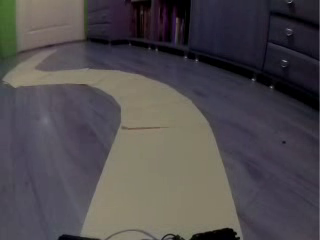
#> input picture frame 23 of ai/cv/data/output.mp4, 320 x 240 px
$ python colorPickerScript.py
#> lines starting #> are read from the running program, lines starting #| are printed output that depends on the picture; after the words box and inside, x2 and y2 are one past the last pixel; in counts of white or black regions, pixels touching at a corner belong together
import cv2
import numpy as np
import time

frameWidth = 320
frameHeight = 240
cap = cv2.VideoCapture(1)
cap.set(3, frameWidth)
cap.set(4, frameHeight)


def empty(a):
    pass


cv2.namedWindow("HSV")
cv2.resizeWindow("HSV", frameWidth, frameHeight // 2)
cv2.createTrackbar("HUE Min", "HSV", 0, 179, empty)
#> slider 'HUE Min' is set to 35
cv2.createTrackbar("HUE Max", "HSV", 179, 179, empty)
cv2.createTrackbar("SAT Min", "HSV", 0, 255, empty)
#> slider 'SAT Min' is set to 51
cv2.createTrackbar("SAT Max", "HSV", 255, 255, empty)
cv2.createTrackbar("VALUE Min", "HSV", 0, 255, empty)
#> slider 'VALUE Min' is set to 51
cv2.createTrackbar("VALUE Max", "HSV", 255, 255, empty)


cap = cv2.VideoCapture("data/output.mp4")
frameCounter = 0

while True:
    frameCounter += 1
    if cap.get(cv2.CAP_PROP_FRAME_COUNT) == frameCounter:
        cap.set(cv2.CAP_PROP_POS_FRAMES, 0)
        frameCounter = 0

    _, img = cap.read()
#> img is the input picture: shape (240, 320, 3); mean B, G, R 77.7, 74.8, 79.1
    imgHsv = cv2.cvtColor(img, cv2.COLOR_BGR2HSV)
#> imgHsv: shape (240, 320, 3); mean H, S, V 93, 57.8, 85.4

    h_min = cv2.getTrackbarPos("HUE Min", "HSV")
    h_max = cv2.getTrackbarPos("HUE Max", "HSV")
    s_min = cv2.getTrackbarPos("SAT Min", "HSV")
    s_max = cv2.getTrackbarPos("SAT Max", "HSV")
    v_min = cv2.getTrackbarPos("VALUE Min", "HSV")
    v_max = cv2.getTrackbarPos("VALUE Max", "HSV")
    print(h_min)

    lowerWhite = np.array([h_min, s_min, v_min])
    upperWhite = np.array([h_max, s_max, v_max])
    maskWhite = cv2.inRange(imgHsv, lowerWhite, upperWhite)
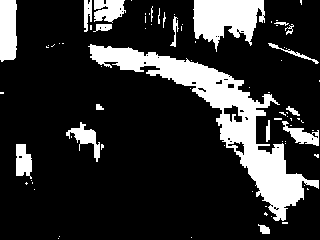
#> maskWhite: shape (240, 320); 18.6% white; 80 white regions (60 under 20 px), largest, box (x1, y1, x2, y2) and area: (88, 44, 319, 221) 7952, (193, 0, 265, 52) 2415, (0, 0, 17, 62) 980
    result = cv2.bitwise_and(img, img, mask=maskWhite)
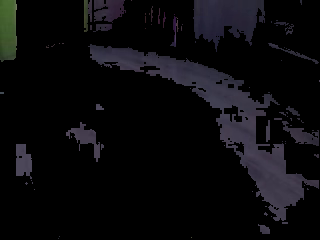
#> result: shape (240, 320, 3); mean B, G, R 12.4, 10.1, 10.6

    mask = cv2.cvtColor(maskWhite, cv2.COLOR_GRAY2BGR)
    hStack = np.hstack([img, mask, result])
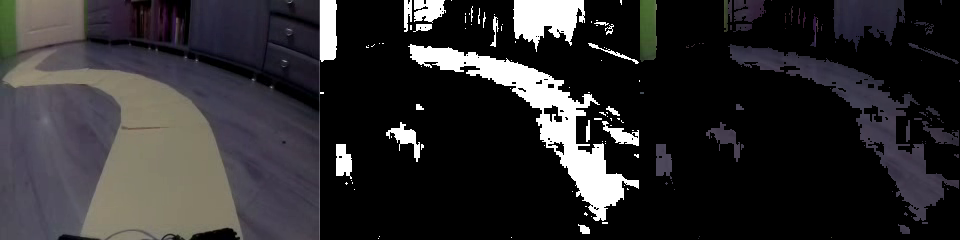
#> hStack: shape (240, 960, 3); mean B, G, R 45.8, 44.1, 45.7
    cv2.imshow('Horizontal Stacking', hStack)

    time.sleep(1/50)

    if cv2.waitKey(1) and 0xFF == ord('q'):
#> (key q is pressed here)
        cv2.waitKey(0)

cap.release()
cv2.destroyAllWindows()

$ run again, starting later in the video
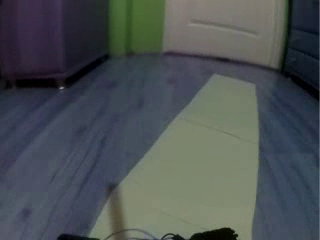
#> input picture frame 105 of ai/cv/data/output.mp4, 320 x 240 px
#> img is the input picture: shape (240, 320, 3); mean B, G, R 82.9, 80.9, 74.9
#> imgHsv: shape (240, 320, 3); mean H, S, V 85.5, 66.6, 90.3
#> `maskWhite = cv2.inRange(imgHsv, lowerWhite, upperWhite)`:
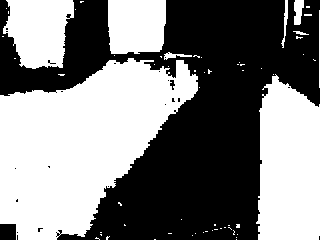
#> maskWhite: shape (240, 320); 50% white; 23 black regions (20 under 20 px), largest, box (x1, y1, x2, y2) and area: (0, 0, 320, 240) 38002, (0, 224, 16, 240) 256, (170, 80, 175, 90) 30
#> `hStack = np.hstack([img, mask, result])`:
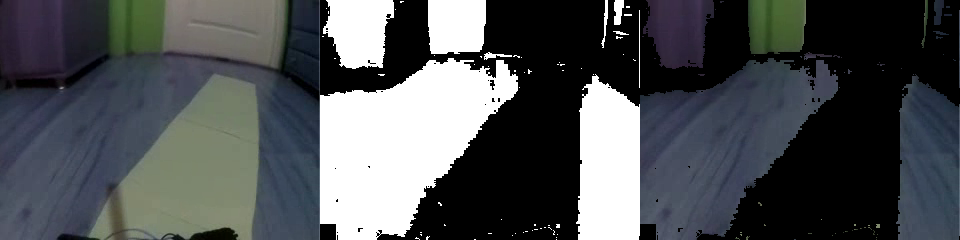
#> hStack: shape (240, 960, 3); mean B, G, R 83.5, 80.7, 77.4

$ run again, starting later in the video
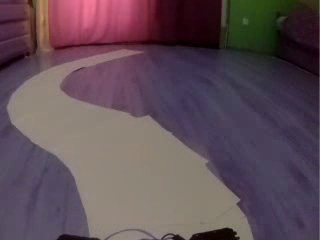
#> input picture frame 188 of ai/cv/data/output.mp4, 320 x 240 px
#> img is the input picture: shape (240, 320, 3); mean B, G, R 86.2, 77.2, 95.3
#> imgHsv: shape (240, 320, 3); mean H, S, V 103, 82.1, 101.2
#> `maskWhite = cv2.inRange(imgHsv, lowerWhite, upperWhite)`:
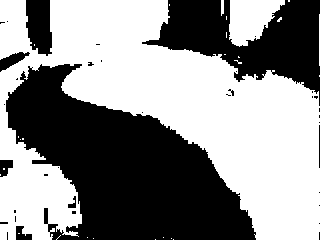
#> maskWhite: shape (240, 320); 54.8% white; 37 black regions (29 under 20 px), largest, box (x1, y1, x2, y2) and area: (6, 64, 256, 240) 23932, (142, 0, 320, 106) 8783, (26, 0, 52, 56) 1190
#> `hStack = np.hstack([img, mask, result])`:
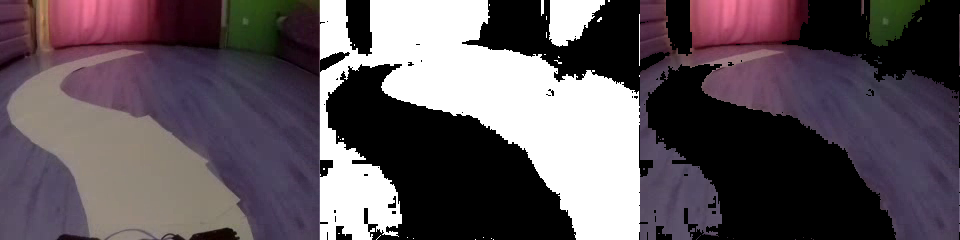
#> hStack: shape (240, 960, 3); mean B, G, R 90.5, 83.8, 94
